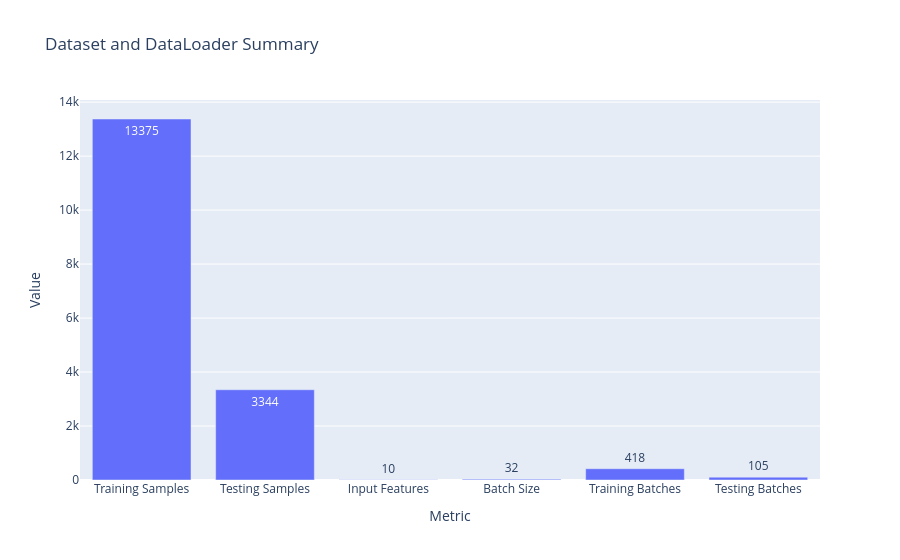

Notebook cell for this chart:
### Code cell
batch_info = pd.DataFrame({
    "Metric": [
        "Training Samples",
        "Testing Samples",
        "Input Features",
        "Batch Size",
        "Training Batches",
        "Testing Batches"
    ],
    "Value": [
        len(train_dataset),
        len(test_dataset),
        X_train_tensor.shape[1],
        BATCH_SIZE,
        len(train_loader),
        len(test_loader)
    ]
})

fig = px.bar(
    batch_info,
    x="Metric",
    y="Value",
    title="Dataset and DataLoader Summary",
    text="Value"
)

fig.write_html("../outputs/figures/dataloader_summary.html")
fig.write_image("../outputs/figures/dataloader_summary.png")

fig.show()

### Figure 1 — Plotly figure (JSON) as saved in the notebook; plotly's stock layout.template omitted (floating-point values rounded to 4 significant figures)
{"data": [{"hovertemplate": "Metric=%{x}<br>Value=%{text}<extra></extra>", "legendgroup": "", "marker": {"color": "#636efa", "pattern": {"shape": ""}}, "name": "", "orientation": "v", "showlegend": false, "text": [13380.0, 3344.0, 10.0, 32.0, 418.0, 105.0], "textposition": "auto", "type": "bar", "x": ["Training Samples", "Testing Samples", "Input Features", "Batch Size", "Training Batches", "Testing Batches"], "xaxis": "x", "y": [13375, 3344, 10, 32, 418, 105], "yaxis": "y"}], "layout": {"barmode": "relative", "legend": {"tracegroupgap": 0}, "title": {"text": "Dataset and DataLoader Summary"}, "xaxis": {"anchor": "y", "domain": [0, 1], "title": {"text": "Metric"}}, "yaxis": {"anchor": "x", "domain": [0, 1], "title": {"text": "Value"}}}}
